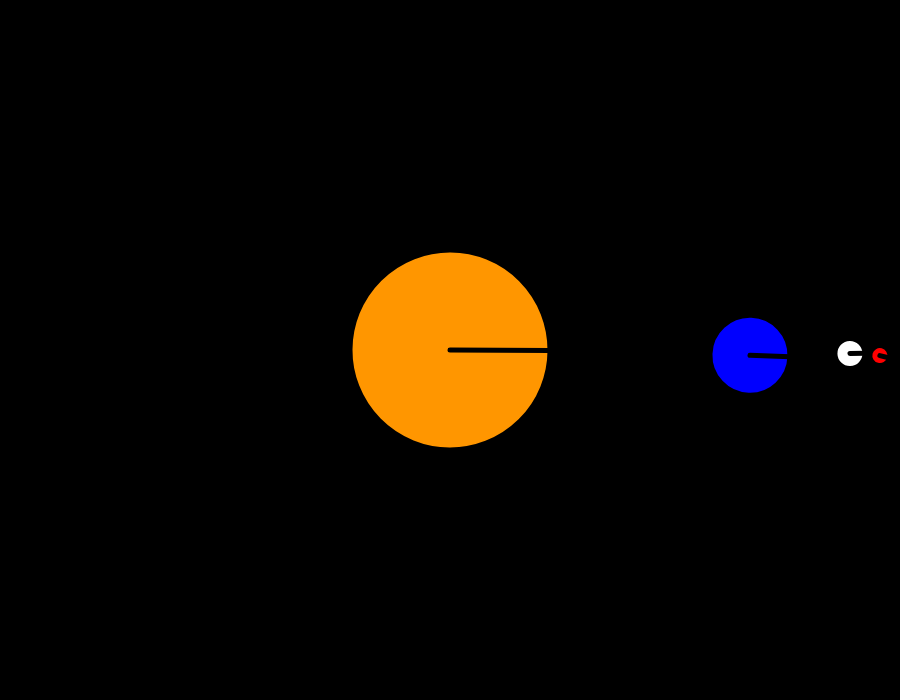
Frame 1 (no input)
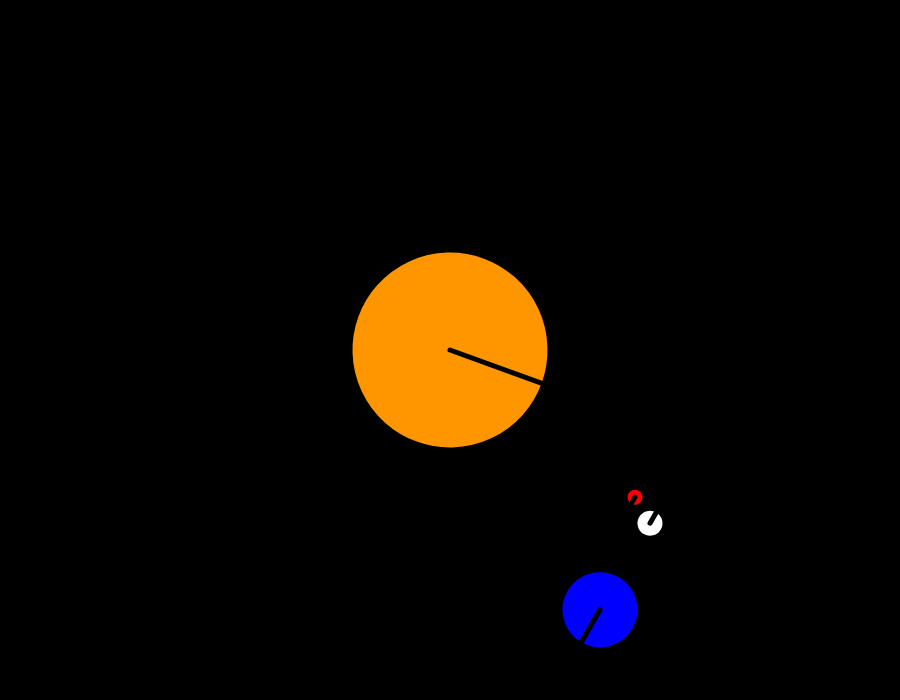
Frame 60 (no input)
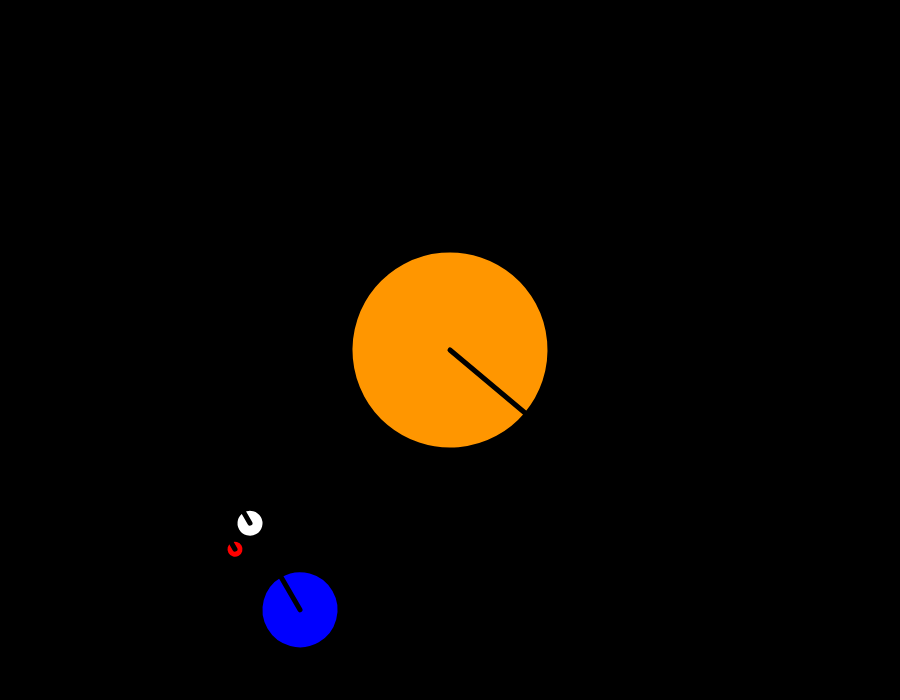
Frame 120 (the mouse pressed at the canvas centre since frame 60)

The p5.js sketch that drew these frames (run headless with seeded random() and noise() and a simulated clock; from frame 60 on, the mouse is pressed at the canvas centre):

// p5.js sketch
// ── sketch.js
var speed;

function setup() {
    createCanvas(900, 700);
}

function draw() {
    background(0);
    speed = frameCount;

    translate(width/2, height/2);

    push();

    drawSun();
    drawEarth();
    drawMoon();
    drawAsteroid();

    pop();
}

function drawSun() {
    const sunColor = color(255,150,0);
    const sunSize = 200;

    push();
    rotate(radians(speed/3));           // spin around its axis at speed/3 (Step 5)
    celestialObj(sunColor, sunSize);
    pop();
}

function drawEarth() {
    const earthOrbit = 300;
    const earthSize = 80;
    const earthColor = color('blue');

    rotate(radians(speed));             // rotate the earth around the sun at the "speed" velocity (Step 2)
    translate(earthOrbit, 0);          // on the orbit of 300 pixels (Step 1)
    push();
    rotate(radians(speed));             // earth spin around its axis at velocity "speed" (Step 3)
    celestialObj(earthColor, earthSize);    // draw the earth of color blue and size 80 (Step 1)
    pop();
}

function drawMoon() {
    rotate(radians(-speed*2));          // rotate at velocity -speed*2 (Step 4)
    translate(100, 0);                  // on the orbit of 100 pixels (Step 4)
    celestialObj(color('white'), 30);   // of color white and size 30 (Step 4)
}

function drawAsteroid() {
    // Asteroid (Step 6)
    rotate(radians(speed*5));           // rotate around the moon at speed*5
    translate(30, 0);                   // on the orbit of 30 pixels
    rotate(radians(speed*10));          // rotate around its axis at speed*10
    celestialObj(color('red'), 20);     // of color red and size 20
}

function celestialObj(color, size){
    strokeWeight(5);
    fill(color);
    stroke(0);
    ellipse(0, 0, size, size);
    line(0, 0, size/2, 0);
}
